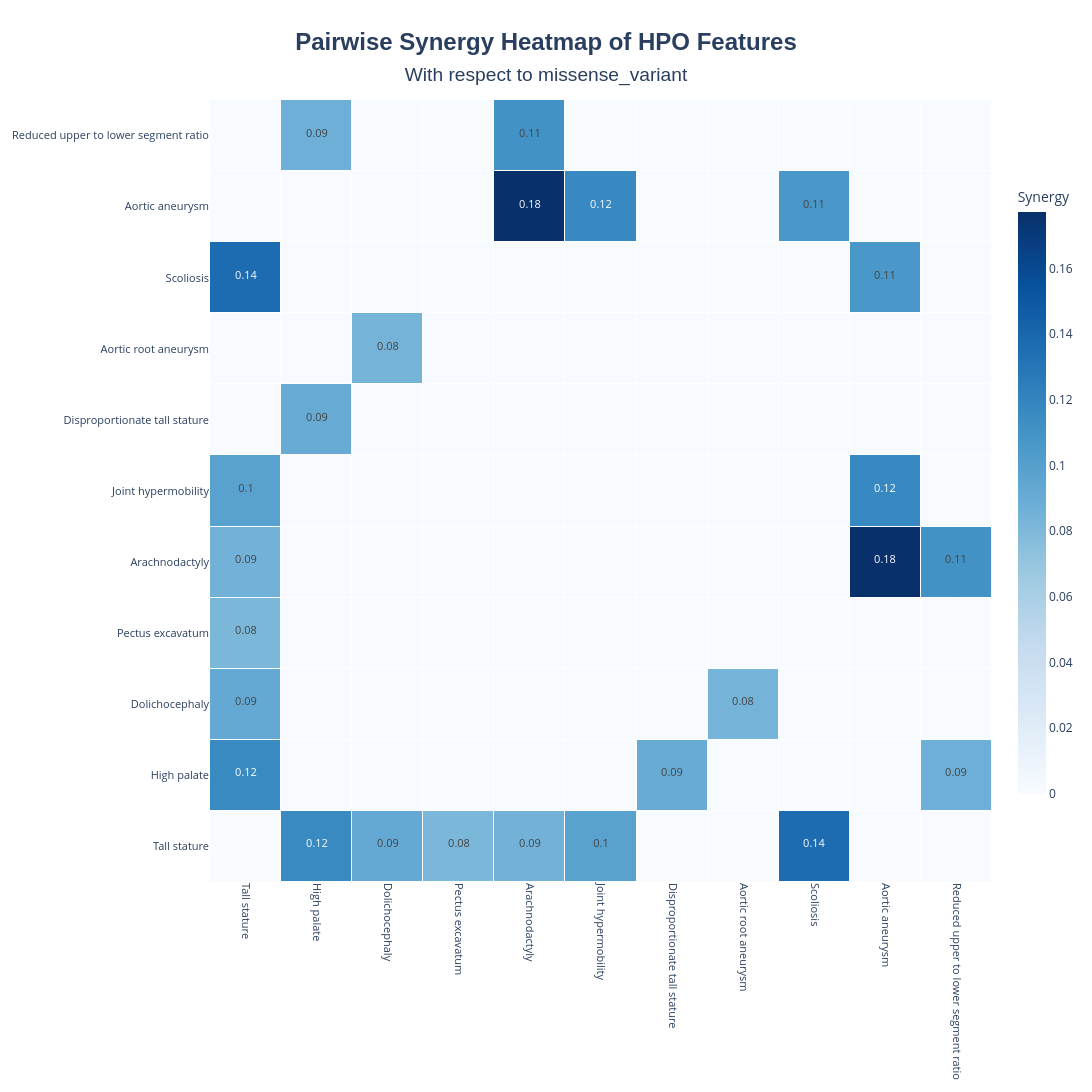

This figure's notebook cell:
### Code cell
fig = synergy_analyzer.plot_synergy_heatmap(
    synergy_threshold= 0.08,
    alpha=0.05,
    corrected_alpha=0.1,
    target_name=target.columns[0],
)
fig.show()
synergy_analyzer.save_synergy_heatmap(
    fig,    
    output_file="synergy_heatmap_FBN1.html"
)

### Figure 1 — Plotly figure (JSON) as saved in the notebook; plotly's stock layout.template omitted (floating-point values rounded to 4 significant figures)
{"data": [{"colorbar": {"len": 0.8, "thickness": 28, "title": {"text": "Synergy"}}, "colorscale": [[0, "rgb(247,251,255)"], [0.125, "rgb(222,235,247)"], [0.25, "rgb(198,219,239)"], [0.375, "rgb(158,202,225)"], [0.5, "rgb(107,174,214)"], [0.625, "rgb(66,146,198)"], [0.75, "rgb(33,113,181)"], [0.875, "rgb(8,81,156)"], [1, "rgb(8,48,107)"]], "hoverinfo": "text", "hovertext": [["", "<b>HPO_A</b>: High palate (HP:0000218)<br><b>HPO_B</b>: Tall stature (HP:0000098)<br><b>Synergy</b>: 0.12<br><b>p-val</b>: 0.002000<br><b>p-val_corrected</b>: 0.034923<br><b>Counts (y=0)</b><br>&nbsp;&nbsp;ab: 2, aB: 5, Ab: 5, AB: 3 (<i>N=15</i>)<br><b>Counts (y=1)</b><br>&nbsp;&nbsp;ab: 28, aB: 1, Ab: 12, AB: 14 (<i>N=55</i>)<br><b>Total patients</b>: 70<br><b>PMIDs</b>: 12", "<b>HPO_A</b>: Dolichocephaly (HP:0000268)<br><b>HPO_B</b>: Tall stature (HP:0000098)<br><b>Synergy</b>: 0.09<br><b>p-val</b>: 0.020000<br><b>p-val_corrected</b>: 0.151333<br><b>Counts (y=0)</b><br>&nbsp;&nbsp;ab: 0, aB: 3, Ab: 5, AB: 2 (<i>N=10</i>)<br><b>Counts (y=1)</b><br>&nbsp;&nbsp;ab: 6, aB: 1, Ab: 16, AB: 9 (<i>N=32</i>)<br><b>Total patients</b>: 42<br><b>PMIDs</b>: 3", "<b>HPO_A</b>: Pectus excavatum (HP:0000767)<br><b>HPO_B</b>: Tall stature (HP:0000098)<br><b>Synergy</b>: 0.08<br><b>p-val</b>: 0.000000<br><b>p-val_corrected</b>: 0.000000<br><b>Counts (y=0)</b><br>&nbsp;&nbsp;ab: 7, aB: 3, Ab: 9, AB: 0 (<i>N=19</i>)<br><b>Counts (y=1)</b><br>&nbsp;&nbsp;ab: 36, aB: 1, Ab: 21, AB: 8 (<i>N=66</i>)<br><b>Total patients</b>: 85<br><b>PMIDs</b>: 16", "<b>HPO_A</b>: Arachnodactyly (HP:0001166)<br><b>HPO_B</b>: Tall stature (HP:0000098)<br><b>Synergy</b>: 0.09<br><b>p-val</b>: 0.003000<br><b>p-val_corrected</b>: 0.045400<br><b>Counts (y=0)</b><br>&nbsp;&nbsp;ab: 1, aB: 9, Ab: 1, AB: 8 (<i>N=19</i>)<br><b>Counts (y=1)</b><br>&nbsp;&nbsp;ab: 34, aB: 3, Ab: 4, AB: 25 (<i>N=66</i>)<br><b>Total patients</b>: 85<br><b>PMIDs</b>: 17", "<b>HPO_A</b>: Joint hypermobility (HP:0001382)<br><b>HPO_B</b>: Tall stature (HP:0000098)<br><b>Synergy</b>: 0.10<br><b>p-val</b>: 0.001000<br><b>p-val_corrected</b>: 0.025222<br><b>Counts (y=0)</b><br>&nbsp;&nbsp;ab: 2, aB: 4, Ab: 6, AB: 2 (<i>N=14</i>)<br><b>Counts (y=1)</b><br>&nbsp;&nbsp;ab: 58, aB: 2, Ab: 12, AB: 17 (<i>N=89</i>)<br><b>Total patients</b>: 103<br><b>PMIDs</b>: 12", "", "", "<b>HPO_A</b>: Scoliosis (HP:0002650)<br><b>HPO_B</b>: Tall stature (HP:0000098)<br><b>Synergy</b>: 0.14<br><b>p-val</b>: 0.000000<br><b>p-val_corrected</b>: 0.000000<br><b>Counts (y=0)</b><br>&nbsp;&nbsp;ab: 2, aB: 4, Ab: 7, AB: 2 (<i>N=15</i>)<br><b>Counts (y=1)</b><br>&nbsp;&nbsp;ab: 36, aB: 1, Ab: 12, AB: 16 (<i>N=65</i>)<br><b>Total patients</b>: 80<br><b>PMIDs</b>: 11", "", ""], ["<b>HPO_A</b>: Tall stature (HP:0000098)<br><b>HPO_B</b>: High palate (HP:0000218)<br><b>Synergy</b>: 0.12<br><b>p-val</b>: 0.002000<br><b>p-val_corrected</b>: 0.034923<br><b>Counts (y=0)</b><br>&nbsp;&nbsp;ab: 2, aB: 5, Ab: 5, AB: 3 (<i>N=15</i>)<br><b>Counts (y=1)</b><br>&nbsp;&nbsp;ab: 28, aB: 12, Ab: 1, AB: 14 (<i>N=55</i>)<br><b>Total patients</b>: 70<br><b>PMIDs</b>: 12", "", "", "", "", "", "<b>HPO_A</b>: Disproportionate tall stature (HP:0001519)<br><b>HPO_B</b>: High palate (HP:0000218)<br><b>Synergy</b>: 0.09<br><b>p-val</b>: 0.002000<br><b>p-val_corrected</b>: 0.034923<br><b>Counts (y=0)</b><br>&nbsp;&nbsp;ab: 4, aB: 3, Ab: 6, AB: 2 (<i>N=15</i>)<br><b>Counts (y=1)</b><br>&nbsp;&nbsp;ab: 40, aB: 1, Ab: 6, AB: 10 (<i>N=57</i>)<br><b>Total patients</b>: 72<br><b>PMIDs</b>: 11", "", "", "", "<b>HPO_A</b>: Reduced upper to lower segment ratio (HP:0012773)<br><b>HPO_B</b>: High palate (HP:0000218)<br><b>Synergy</b>: 0.09<br><b>p-val</b>: 0.016000<br><b>p-val_corrected</b>: 0.129714<br><b>Counts (y=0)</b><br>&nbsp;&nbsp;ab: 1, aB: 1, Ab: 5, AB: 0 (<i>N=7</i>)<br><b>Counts (y=1)</b><br>&nbsp;&nbsp;ab: 27, aB: 5, Ab: 1, AB: 2 (<i>N=35</i>)<br><b>Total patients</b>: 42<br><b>PMIDs</b>: 11"], ["<b>HPO_A</b>: Tall stature (HP:0000098)<br><b>HPO_B</b>: Dolichocephaly (HP:0000268)<br><b>Synergy</b>: 0.09<br><b>p-val</b>: 0.020000<br><b>p-val_corrected</b>: 0.151333<br><b>Counts (y=0)</b><br>&nbsp;&nbsp;ab: 0, aB: 5, Ab: 3, AB: 2 (<i>N=10</i>)<br><b>Counts (y=1)</b><br>&nbsp;&nbsp;ab: 6, aB: 16, Ab: 1, AB: 9 (<i>N=32</i>)<br><b>Total patients</b>: 42<br><b>PMIDs</b>: 3", "", "", "", "", "", "", "<b>HPO_A</b>: Aortic root aneurysm (HP:0002616)<br><b>HPO_B</b>: Dolichocephaly (HP:0000268)<br><b>Synergy</b>: 0.08<br><b>p-val</b>: 0.015000<br><b>p-val_corrected</b>: 0.129714<br><b>Counts (y=0)</b><br>&nbsp;&nbsp;ab: 1, aB: 3, Ab: 3, AB: 3 (<i>N=10</i>)<br><b>Counts (y=1)</b><br>&nbsp;&nbsp;ab: 7, aB: 14, Ab: 0, AB: 10 (<i>N=31</i>)<br><b>Total patients</b>: 41<br><b>PMIDs</b>: 4", "", "", ""], ["<b>HPO_A</b>: Tall stature (HP:0000098)<br><b>HPO_B</b>: Pectus excavatum (HP:0000767)<br><b>Synergy</b>: 0.08<br><b>p-val</b>: 0.000000<br><b>p-val_corrected</b>: 0.000000<br><b>Counts (y=0)</b><br>&nbsp;&nbsp;ab: 7, aB: 9, Ab: 3, AB: 0 (<i>N=19</i>)<br><b>Counts (y=1)</b><br>&nbsp;&nbsp;ab: 36, aB: 21, Ab: 1, AB: 8 (<i>N=66</i>)<br><b>Total patients</b>: 85<br><b>PMIDs</b>: 16", "", "", "", "", "", "", "", "", "", ""], ["<b>HPO_A</b>: Tall stature (HP:0000098)<br><b>HPO_B</b>: Arachnodactyly (HP:0001166)<br><b>Synergy</b>: 0.09<br><b>p-val</b>: 0.003000<br><b>p-val_corrected</b>: 0.045400<br><b>Counts (y=0)</b><br>&nbsp;&nbsp;ab: 1, aB: 1, Ab: 9, AB: 8 (<i>N=19</i>)<br><b>Counts (y=1)</b><br>&nbsp;&nbsp;ab: 34, aB: 4, Ab: 3, AB: 25 (<i>N=66</i>)<br><b>Total patients</b>: 85<br><b>PMIDs</b>: 17", "", "", "", "", "", "", "", "", "<b>HPO_A</b>: Aortic aneurysm (HP:0004942)<br><b>HPO_B</b>: Arachnodactyly (HP:0001166)<br><b>Synergy</b>: 0.18<br><b>p-val</b>: 0.000000<br><b>p-val_corrected</b>: 0.000000<br><b>Counts (y=0)</b><br>&nbsp;&nbsp;ab: 0, aB: 1, Ab: 6, AB: 10 (<i>N=17</i>)<br><b>Counts (y=1)</b><br>&nbsp;&nbsp;ab: 8, aB: 3, Ab: 0, AB: 21 (<i>N=32</i>)<br><b>Total patients</b>: 49<br><b>PMIDs</b>: 12", "<b>HPO_A</b>: Reduced upper to lower segment ratio (HP:0012773)<br><b>HPO_B</b>: Arachnodactyly (HP:0001166)<br><b>Synergy</b>: 0.11<br><b>p-val</b>: 0.007000<br><b>p-val_corrected</b>: 0.083632<br><b>Counts (y=0)</b><br>&nbsp;&nbsp;ab: 2, aB: 0, Ab: 4, AB: 1 (<i>N=7</i>)<br><b>Counts (y=1)</b><br>&nbsp;&nbsp;ab: 28, aB: 3, Ab: 0, AB: 4 (<i>N=35</i>)<br><b>Total patients</b>: 42<br><b>PMIDs</b>: 11"], ["<b>HPO_A</b>: Tall stature (HP:0000098)<br><b>HPO_B</b>: Joint hypermobility (HP:0001382)<br><b>Synergy</b>: 0.10<br><b>p-val</b>: 0.001000<br><b>p-val_corrected</b>: 0.025222<br><b>Counts (y=0)</b><br>&nbsp;&nbsp;ab: 2, aB: 6, Ab: 4, AB: 2 (<i>N=14</i>)<br><b>Counts (y=1)</b><br>&nbsp;&nbsp;ab: 58, aB: 12, Ab: 2, AB: 17 (<i>N=89</i>)<br><b>Total patients</b>: 103<br><b>PMIDs</b>: 12", "", "", "", "", "", "", "", "", "<b>HPO_A</b>: Aortic aneurysm (HP:0004942)<br><b>HPO_B</b>: Joint hypermobility (HP:0001382)<br><b>Synergy</b>: 0.12<br><b>p-val</b>: 0.000000<br><b>p-val_corrected</b>: 0.000000<br><b>Counts (y=0)</b><br>&nbsp;&nbsp;ab: 1, aB: 7, Ab: 2, AB: 2 (<i>N=12</i>)<br><b>Counts (y=1)</b><br>&nbsp;&nbsp;ab: 31, aB: 13, Ab: 0, AB: 11 (<i>N=55</i>)<br><b>Total patients</b>: 67<br><b>PMIDs</b>: 7", ""], ["", "<b>HPO_A</b>: High palate (HP:0000218)<br><b>HPO_B</b>: Disproportionate tall stature (HP:0001519)<br><b>Synergy</b>: 0.09<br><b>p-val</b>: 0.002000<br><b>p-val_corrected</b>: 0.034923<br><b>Counts (y=0)</b><br>&nbsp;&nbsp;ab: 4, aB: 6, Ab: 3, AB: 2 (<i>N=15</i>)<br><b>Counts (y=1)</b><br>&nbsp;&nbsp;ab: 40, aB: 6, Ab: 1, AB: 10 (<i>N=57</i>)<br><b>Total patients</b>: 72<br><b>PMIDs</b>: 11", "", "", "", "", "", "", "", "", ""], ["", "", "<b>HPO_A</b>: Dolichocephaly (HP:0000268)<br><b>HPO_B</b>: Aortic root aneurysm (HP:0002616)<br><b>Synergy</b>: 0.08<br><b>p-val</b>: 0.015000<br><b>p-val_corrected</b>: 0.129714<br><b>Counts (y=0)</b><br>&nbsp;&nbsp;ab: 1, aB: 3, Ab: 3, AB: 3 (<i>N=10</i>)<br><b>Counts (y=1)</b><br>&nbsp;&nbsp;ab: 7, aB: 0, Ab: 14, AB: 10 (<i>N=31</i>)<br><b>Total patients</b>: 41<br><b>PMIDs</b>: 4", "", "", "", "", "", "", "", ""], ["<b>HPO_A</b>: Tall stature (HP:0000098)<br><b>HPO_B</b>: Scoliosis (HP:0002650)<br><b>Synergy</b>: 0.14<br><b>p-val</b>: 0.000000<br><b>p-val_corrected</b>: 0.000000<br><b>Counts (y=0)</b><br>&nbsp;&nbsp;ab: 2, aB: 7, Ab: 4, AB: 2 (<i>N=15</i>)<br><b>Counts (y=1)</b><br>&nbsp;&nbsp;ab: 36, aB: 12, Ab: 1, AB: 16 (<i>N=65</i>)<br><b>Total patients</b>: 80<br><b>PMIDs</b>: 11", "", "", "", "", "", "", "", "", "<b>HPO_A</b>: Aortic aneurysm (HP:0004942)<br><b>HPO_B</b>: Scoliosis (HP:0002650)<br><b>Synergy</b>: 0.11<br><b>p-val</b>: 0.004000<br><b>p-val_corrected</b>: 0.053412<br><b>Counts (y=0)</b><br>&nbsp;&nbsp;ab: 1, aB: 7, Ab: 2, AB: 3 (<i>N=13</i>)<br><b>Counts (y=1)</b><br>&nbsp;&nbsp;ab: 8, aB: 12, Ab: 0, AB: 13 (<i>N=33</i>)<br><b>Total patients</b>: 46<br><b>PMIDs</b>: 7", ""], ["", "", "", "", "<b>HPO_A</b>: Arachnodactyly (HP:0001166)<br><b>HPO_B</b>: Aortic aneurysm (HP:0004942)<br><b>Synergy</b>: 0.18<br><b>p-val</b>: 0.000000<br><b>p-val_corrected</b>: 0.000000<br><b>Counts (y=0)</b><br>&nbsp;&nbsp;ab: 0, aB: 6, Ab: 1, AB: 10 (<i>N=17</i>)<br><b>Counts (y=1)</b><br>&nbsp;&nbsp;ab: 8, aB: 0, Ab: 3, AB: 21 (<i>N=32</i>)<br><b>Total patients</b>: 49<br><b>PMIDs</b>: 12", "<b>HPO_A</b>: Joint hypermobility (HP:0001382)<br><b>HPO_B</b>: Aortic aneurysm (HP:0004942)<br><b>Synergy</b>: 0.12<br><b>p-val</b>: 0.000000<br><b>p-val_corrected</b>: 0.000000<br><b>Counts (y=0)</b><br>&nbsp;&nbsp;ab: 1, aB: 2, Ab: 7, AB: 2 (<i>N=12</i>)<br><b>Counts (y=1)</b><br>&nbsp;&nbsp;ab: 31, aB: 0, Ab: 13, AB: 11 (<i>N=55</i>)<br><b>Total patients</b>: 67<br><b>PMIDs</b>: 7", "", "", "<b>HPO_A</b>: Scoliosis (HP:0002650)<br><b>HPO_B</b>: Aortic aneurysm (HP:0004942)<br><b>Synergy</b>: 0.11<br><b>p-val</b>: 0.004000<br><b>p-val_corrected</b>: 0.053412<br><b>Counts (y=0)</b><br>&nbsp;&nbsp;ab: 1, aB: 2, Ab: 7, AB: 3 (<i>N=13</i>)<br><b>Counts (y=1)</b><br>&nbsp;&nbsp;ab: 8, aB: 0, Ab: 12, AB: 13 (<i>N=33</i>)<br><b>Total patients</b>: 46<br><b>PMIDs</b>: 7", "", ""], ["", "<b>HPO_A</b>: High palate (HP:0000218)<br><b>HPO_B</b>: Reduced upper to lower segment ratio (HP:0012773)<br><b>Synergy</b>: 0.09<br><b>p-val</b>: 0.016000<br><b>p-val_corrected</b>: 0.129714<br><b>Counts (y=0)</b><br>&nbsp;&nbsp;ab: 1, aB: 5, Ab: 1, AB: 0 (<i>N=7</i>)<br><b>Counts (y=1)</b><br>&nbsp;&nbsp;ab: 27, aB: 1, Ab: 5, AB: 2 (<i>N=35</i>)<br><b>Total patients</b>: 42<br><b>PMIDs</b>: 11", "", "", "<b>HPO_A</b>: Arachnodactyly (HP:0001166)<br><b>HPO_B</b>: Reduced upper to lower segment ratio (HP:0012773)<br><b>Synergy</b>: 0.11<br><b>p-val</b>: 0.007000<br><b>p-val_corrected</b>: 0.083632<br><b>Counts (y=0)</b><br>&nbsp;&nbsp;ab: 2, aB: 4, Ab: 0, AB: 1 (<i>N=7</i>)<br><b>Counts (y=1)</b><br>&nbsp;&nbsp;ab: 28, aB: 0, Ab: 3, AB: 4 (<i>N=35</i>)<br><b>Total patients</b>: 42<br><b>PMIDs</b>: 11", "", "", "", "", "", ""]], "text": [["", "0.12", "0.09", "0.08", "0.09", "0.1", "", "", "0.14", "", ""], ["0.12", "", "", "", "", "", "0.09", "", "", "", "0.09"], ["0.09", "", "", "", "", "", "", "0.08", "", "", ""], ["0.08", "", "", "", "", "", "", "", "", "", ""], ["0.09", "", "", "", "", "", "", "", "", "0.18", "0.11"], ["0.1", "", "", "", "", "", "", "", "", "0.12", ""], ["", "0.09", "", "", "", "", "", "", "", "", ""], ["", "", "0.08", "", "", "", "", "", "", "", ""], ["0.14", "", "", "", "", "", "", "", "", "0.11", ""], ["", "", "", "", "0.18", "0.12", "", "", "0.11", "", ""], ["", "0.09", "", "", "0.11", "", "", "", "", "", ""]], "texttemplate": "<span style='font-size:11px'>%{text}</span>", "type": "heatmap", "x": ["Tall stature", "High palate", "Dolichocephaly", "Pectus excavatum", "Arachnodactyly", "Joint hypermobility", "Disproportionate tall stature", "Aortic root aneurysm", "Scoliosis", "Aortic aneurysm", "Reduced upper to lower segment ratio"], "xgap": 1, "y": ["Tall stature", "High palate", "Dolichocephaly", "Pectus excavatum", "Arachnodactyly", "Joint hypermobility", "Disproportionate tall stature", "Aortic root aneurysm", "Scoliosis", "Aortic aneurysm", "Reduced upper to lower segment ratio"], "ygap": 1, "z": [[0, 0.1162, 0.09223, 0.08161, 0.08502, 0.09803, 0, 0, 0.1368, 0, 0], [0.1162, 0, 0, 0, 0, 0, 0.09086, 0, 0, 0, 0.08753], [0.09223, 0, 0, 0, 0, 0, 0, 0.08406, 0, 0, 0], [0.08161, 0, 0, 0, 0, 0, 0, 0, 0, 0, 0], [0.08502, 0, 0, 0, 0, 0, 0, 0, 0, 0.1771, 0.1105], [0.09803, 0, 0, 0, 0, 0, 0, 0, 0, 0.1177, 0], [0, 0.09086, 0, 0, 0, 0, 0, 0, 0, 0, 0], [0, 0, 0.08406, 0, 0, 0, 0, 0, 0, 0, 0], [0.1368, 0, 0, 0, 0, 0, 0, 0, 0, 0.1063, 0], [0, 0, 0, 0, 0.1771, 0.1177, 0, 0, 0.1063, 0, 0], [0, 0.08753, 0, 0, 0.1105, 0, 0, 0, 0, 0, 0]], "zmax": 0.1771, "zmid": 0, "zmin": 0}], "layout": {"height": 1116, "plot_bgcolor": "rgba(240,240,240,0.1)", "title": {"font": {"family": "Arial", "size": 24}, "text": "<b>Pairwise Synergy Heatmap of HPO Features</b><br><span style='font-size:0.8em'>With respect to missense_variant</span>", "x": 0.5, "xanchor": "center", "yanchor": "top"}, "width": 1116, "xaxis": {"tickangle": 90, "tickfont": {"size": 11}}, "yaxis": {"scaleanchor": "x", "scaleratio": 1, "tickfont": {"size": 11}}}}
